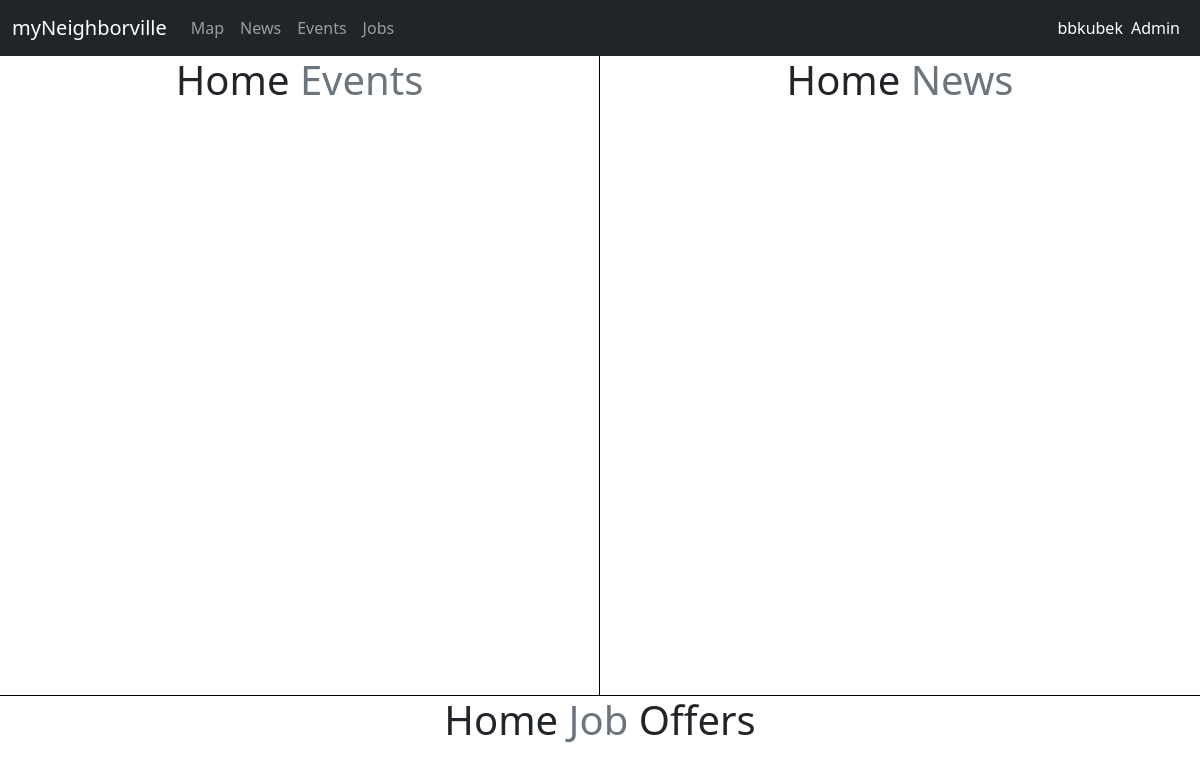
Before: /home_list/ (signed in) with the older database file.
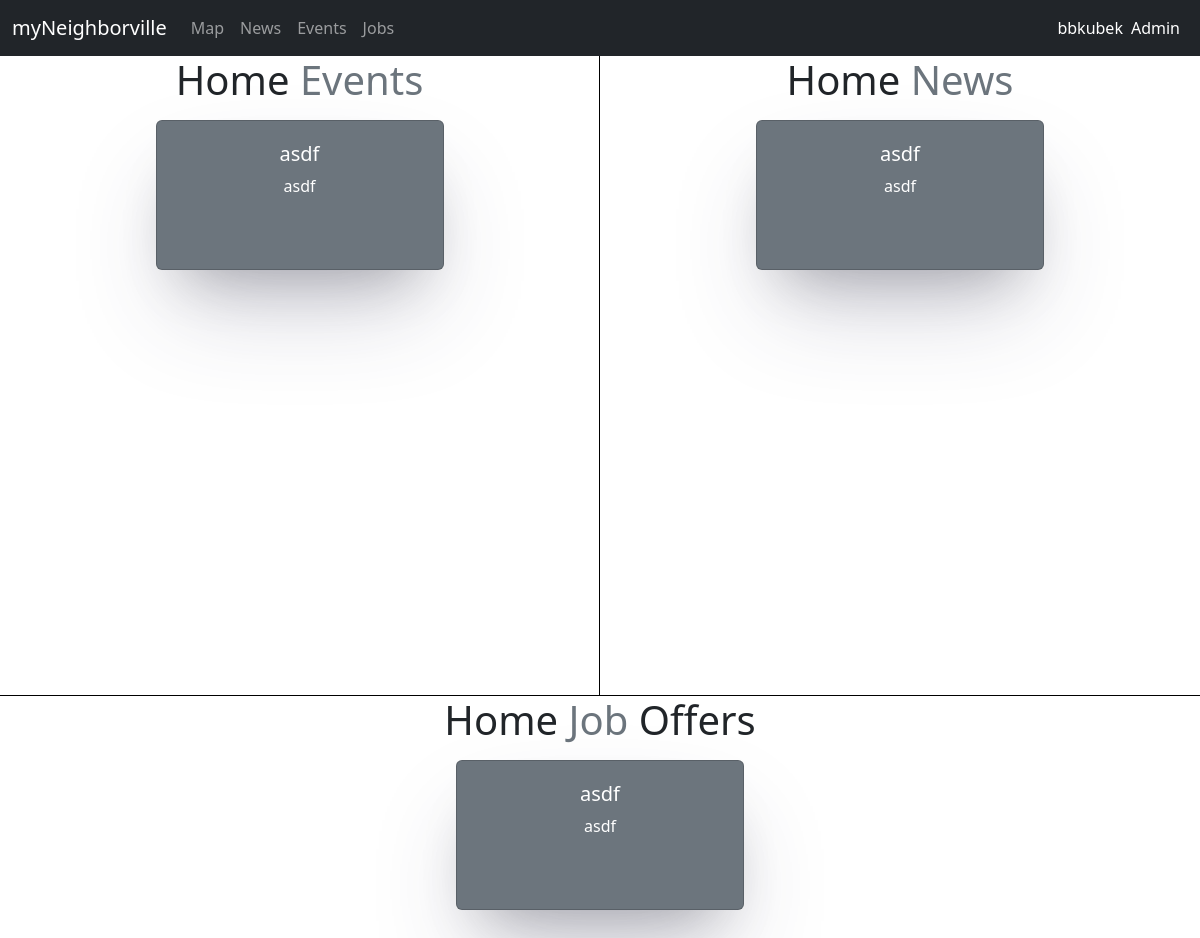
After: the same page with the newer database file.
### website/models.py (models this page shows, shortened)
class Event(models.Model):
    userId = models.IntegerField()
    title = models.CharField(max_length=100)
    description = models.TextField(max_length=2000)
    dateStart = models.DateTimeField()
    dateEnd= models.DateTimeField()
    location = models.CharField(max_length=100)
    markerId = models.IntegerField(null=True, blank=True)
    participants = models.ManyToManyField(WebsiteUser)

class News(models.Model):
    userId = models.IntegerField()
    title = models.CharField(max_length=100)
    description = models.TextField(max_length=2000)
    createdAtDate = models.DateTimeField()
    location = models.CharField(max_length=100)
    markerId = models.IntegerField(null=True, blank=True)

class Job(models.Model):
    userId = models.IntegerField()
    people = models.ManyToManyField(WebsiteUser)
    title = models.CharField(max_length=100)
    description = models.TextField(max_length=2000)
    location = models.CharField(max_length=100)
    markerId = models.IntegerField(null=True, blank=True)

### website/views.py (the view)
# urls.py: path('home_list/', views.home_list, name='home_list'),
@login_required
def home_list(request):
    user = WebsiteUser.objects.get(id=request.user.id)
    marker = Marker.objects.get(title=user.location)
    jobs = marker.jobs.all()
    events = marker.events.all()
    news = marker.news.all()
    context = {
        'jobs': jobs,
        'events': events,
        'news': news,
    }
    return render(request, 'home_list.html', context)

### templates/home_list.html (shortened to what this page needs)
{% extends 'base.html' %}
{% load static %}
{% block head %}
<link rel="stylesheet" href="{% static 'css/index.css' %}">
{% endblock %}
{% block main %}
<div class="d-flex flex-wrap">
    <div id="events">
      <div class="d-flex justify-content-center">
        <h1 class="text-dark">Home
          <a href="/events" class="link-secondary text-decoration-none position-relative">Events
          </a>
        </h1>
      </div>
      <div class="d-flex justify-content-center flex-wrap">
        {% for event in events %}
          <div onclick="location.href='/events/{{event.id}}';" class="events card text-center text-bg-secondary m-2" style="width: 18rem;">
              <div class="card-body">
                <h5 class="card-title">{{event.title}}</h5>
                <p class="card-text">{{event.description}}</p>
              </div>
          </div>
        {% endfor %}
      </div>
    </div>
    <div id="news">
      <div class="d-flex justify-content-center">
        <h1>Home
          <a href="/news" class="link-secondary text-decoration-none position-relative">News
          </a>
        </h1>
      </div>
      <div class="d-flex justify-content-center flex-wrap">
        {% for newss in news %}
          <div onclick="location.href='/news/{{newss.id}}';" class="news card text-center text-bg-secondary m-2" style="width: 18rem;">
              <div class="card-body">
                <h5 class="card-title">{{newss.title}}</h5>
                <p class="card-text">{{newss.description}}</p>
              </div>
          </div>
        {% endfor %}
      </div>
    </div>
    <div id="jobs">
      <div class="d-flex justify-content-center">
        <h1 class="text-dark">Home
            <a href="/jobs" class="link-secondary text-decoration-none position-relative">Job
            </a>
          Offers</h1>
      </div>
      <div class="d-flex justify-content-center flex-wrap">
        {% for job in jobs %}
                <div onclick="location.href='/jobs/{{job.id}}';" class="jobs card text-center text-bg-secondary m-2" style="width: 18rem;">
                    <div class="card-body">
                      <h5 class="card-title">{{job.title}}</h5>
                      <p class="card-text">{{job.description}}</p>
                    </div>
                </div>
        {% endfor %}
      </div>
    </div>
  </div>
{% endblock %}

Changed rows visible on the page:
added Event: title "asdf", description "asdf"
added News: title "asdf", description "asdf"
added Job: title "asdf", description "asdf"
